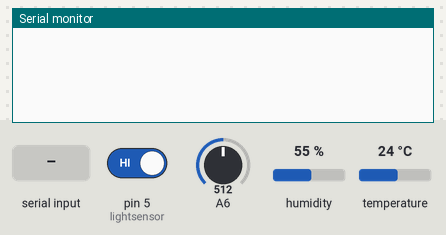
This sketch was run on a simulated Arduino Mega 2560, built with avr-gcc and run on an emulated ATmega2560. On the bench: the last lines printed to the serial monitor. Inputs (shaded band) come from the test bench; at power-on: A6 = 512, pin 5 (lightsensor) HIGH, humidity 55 %, temperature 24 °C.

Above: at 1.2 s.
1.3 s: A6 set to 716
At 5.0 s:
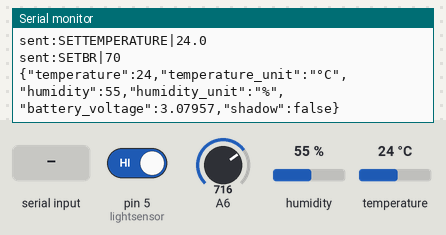
5.6 s: pin 5 (lightsensor) driven LOW
At 7.8 s:
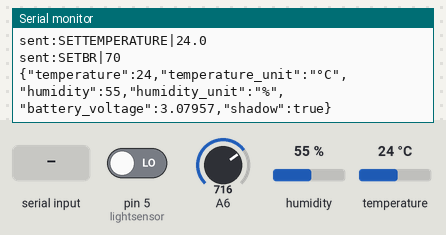
10.9 s: "90,45|" received over Serial
At 13.7 s:
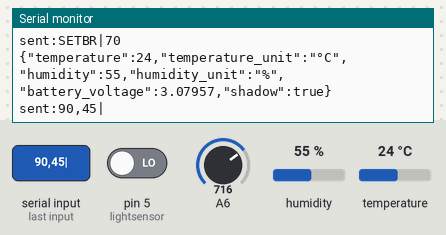
14.5 s: "5|" received over Serial
At 17.1 s:
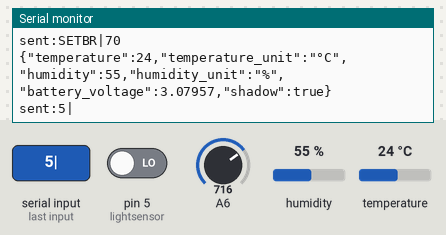
18.1 s: humidity set to 22 %
At 18.8 s:
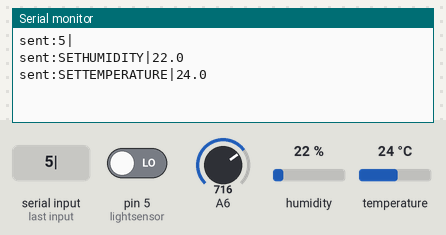
19.6 s: "SETBR|" received over the second serial link
At 20.89 s:
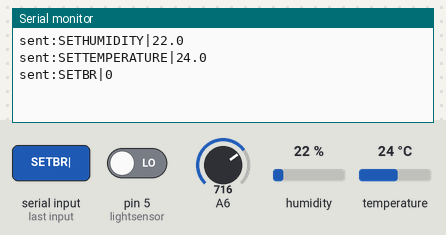

The sketch:

sensor.ino
```cpp
#include <Adafruit_AHTX0.h>
#include "ArduinoJson.h"
#include <SoftwareSerial.h>

#define rxPin 8
#define txPin 9

SoftwareSerial piSerial(rxPin, txPin);

unsigned long latestTime;
const unsigned long duration = 10;
unsigned long latestSegmentTime;
const unsigned long segmentDuration = 2000;

int brightness = 70;

const float ARef = 1.1;

Adafruit_AHTX0 aht;

int lightsensor = 5;

void setup() {


  // Arduino USB <-> DEBUG/UPDATE
  Serial.begin(19200);
  // Arduino TX/RX <-> Segment Arduino
  Serial1.begin(9600);

  // OrangePi <-> Arduino 20/21s
  piSerial.begin(9600);

  while (!aht.begin()) {
    Serial.println("Could not find AHT? Check wiring");
    delay(10);
    continue;
  }

  pinMode(lightsensor, INPUT);
  pinMode(rxPin, INPUT);
  pinMode(txPin, OUTPUT);

  latestTime = millis() - duration;
  latestSegmentTime = millis() - segmentDuration;
}

void loop() {
  const unsigned long current = millis();


  piSerialEvent();


  if (current - latestSegmentTime > segmentDuration) {
    latestSegmentTime = current;

    sendTemperatureHumidityBrightness();
  };

  if (current - latestTime > duration) {
    latestTime = current;

    DynamicJsonDocument doc = getSensorData();

    serializeJson(doc, Serial);
    serializeJson(doc, piSerial);
    Serial.println();
    piSerial.println();
  };
}

void serialEventRun(void) {
  if (Serial.available()) serialEvent();
}

void sendCommand(String cmd) {
  if (Serial1.availableForWrite()) {
    Serial1.println(cmd);
    Serial.println("sent:" + cmd);
  }
}

void piSerialEvent() {
  String mode = piSerial.readStringUntil('|');
  String args = piSerial.readStringUntil('\n');
  mode.toUpperCase();

  if (mode == "SETBR") {
    int tmp_bright = args.toInt();

    if (tmp_bright < -200) {
      tmp_bright = -200;
    } else if (tmp_bright > 200) {
      tmp_bright = 200;
    }
    brightness = tmp_bright;
  } else if (mode != "") {
    String cmd = mode + "|" + args;
    sendCommand(cmd);

  }
}

void serialEvent() {
  String cmd = Serial.readStringUntil('\n');

  sendCommand(cmd);

}

void sendTemperatureHumidityBrightness() {
  sensors_event_t humidity, temp;
  aht.getEvent(&humidity, &temp);  // populate temp and humidity objects with fresh data

  char buff[100];
  char tmp[6];
  char tmp2[6];

  if (Serial1.availableForWrite()) {
    dtostrf(humidity.relative_humidity, 4, 1, tmp);
    dtostrf(temp.temperature, 4, 1, tmp2);
    sprintf(buff, "SETHUMIDITY|%s", tmp);
    sendCommand(buff);
    delay(100);


    sprintf(buff, "SETTEMPERATURE|%s", tmp2);
    sendCommand(buff);

    delay(100);

    sprintf(buff, "SETBR|%d", brightness);
    sendCommand(buff);

  }
}

DynamicJsonDocument getSensorData() {
  sensors_event_t humidity, temp;
  aht.getEvent(&humidity, &temp);  // populate temp and humidity objects with fresh data

  DynamicJsonDocument doc(200);
  doc["temperature"] = temp.temperature;
  doc["temperature_unit"] = "°C";

  doc["humidity"] = humidity.relative_humidity;
  doc["humidity_unit"] = "%";

  doc["battery_voltage"] = batteryVolts();

  doc["shadow"] = darkness();

  return doc;
}

bool darkness() {
  if (digitalRead(lightsensor) == LOW)  //it is dark
  {
    return true;
  } else {
    return false;
  }
}

float batteryPercent() {
  const float volt = batteryVolts();

  return volt / 1 * 100;
}

float batteryVolts() {
  float raw = analogRead(A6);
  float x = raw / 1023;
  float voltage = x * ARef * 4;

  return voltage;
}
```

Measured:
- after the input at 1.3 s, the serial monitor: prints a new line after 3.1 s (image 1)
- after the input at 5.6 s, the serial monitor: prints a new line after 1.3 s (image 2)
- after the input at 10.9 s, the serial monitor: prints a new line after 2.2 s (image 3)
- after the input at 14.5 s, the serial monitor: prints a new line after 2.1 s (image 4)
- after the input at 18.1 s, the serial monitor: prints a new line after 0.60 s (image 5)
- after the input at 19.6 s, the serial monitor: prints a new line after 1.3 s (image 6)
